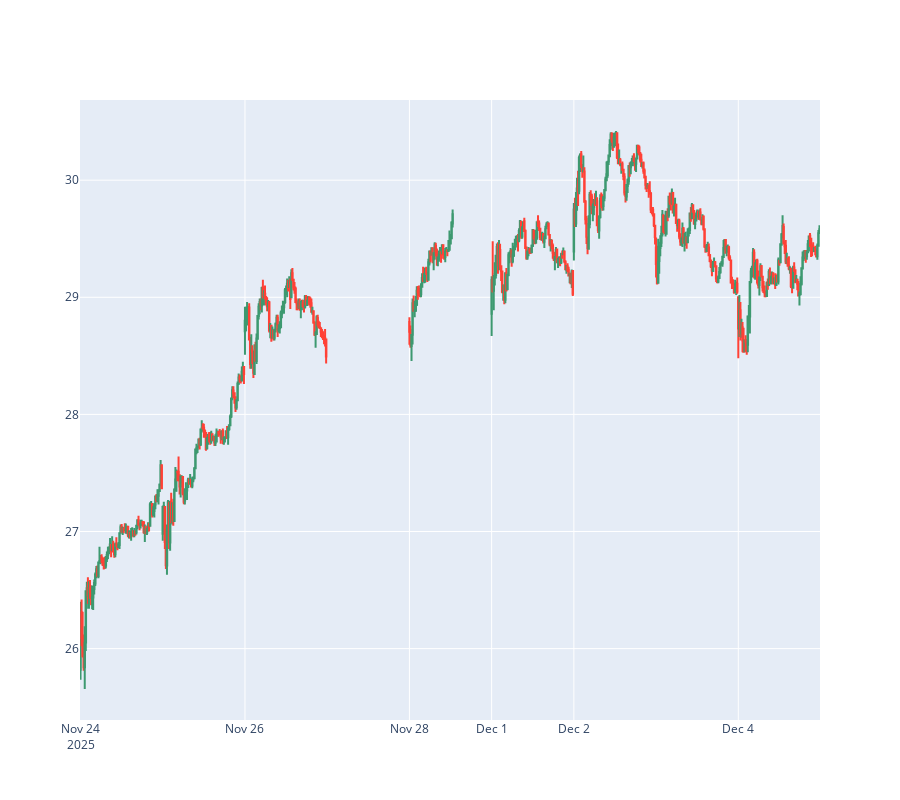

Write notebook code for a chart like this one.
### Code cell
fig = go.Figure(data=[go.Candlestick(x=sofi_number_index_df['Datetime'],
                open=sofi_number_index_df['Open'],
                high=sofi_number_index_df['High'],
                low=sofi_number_index_df['Low'],
                close=sofi_number_index_df['Close'])])

fig.update_xaxes(
    rangebreaks=[
        dict(bounds=["sat", "mon"]),                # hide weekends
        dict(bounds=[16, 9.5], pattern="hour"),     # hide 4pm–9:30am

    ]
)
fig.update_layout(
    xaxis_rangeslider_visible=False,
    height=800
)
fig.show()

### Figure 1 — Plotly figure (JSON) as saved in the notebook; plotly's stock layout.template omitted (floating-point values rounded to 4 significant figures; data arrays with more than 128 entries replaced by an {"elided": "..."} marker saying what was removed)
{"data": [{"close": {"elided": "588 float values"}, "high": {"elided": "588 float values"}, "low": {"elided": "588 float values"}, "open": {"elided": "588 float values"}, "type": "candlestick", "x": {"elided": "588 str values"}}], "layout": {"height": 800, "xaxis": {"rangebreaks": [{"bounds": ["sat", "mon"]}, {"bounds": [16, 9.5], "pattern": "hour"}], "rangeslider": {"visible": false}}}}
